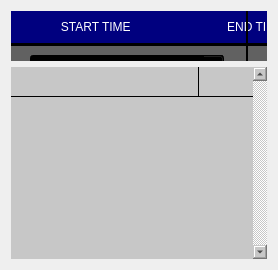
       <widget class="QWidget" name="dsplay_tab">
        <attribute name="title">
         <string>DISPLAY</string>
        </attribute>
        <layout class="QGridLayout" name="gridLayout_5">
         <item row="0" column="0">
          <widget class="QFrame" name="frame_3">
           <property name="sizePolicy">
            <sizepolicy hsizetype="Minimum" vsizetype="Minimum">
             <horstretch>0</horstretch>
             <verstretch>0</verstretch>
            </sizepolicy>
           </property>
           <property name="minimumSize">
            <size>
             <width>0</width>
             <height>50</height>
            </size>
           </property>
           <property name="maximumSize">
            <size>
             <width>16777215</width>
             <height>80</height>
            </size>
           </property>
           <property name="frameShape">
            <enum>QFrame::StyledPanel</enum>
           </property>
           <property name="frameShadow">
            <enum>QFrame::Raised</enum>
           </property>
           <widget class="Line" name="line_13">
            <property name="geometry">
             <rect>
              <x>0</x>
              <y>25</y>
              <width>971</width>
              <height>17</height>
             </rect>
            </property>
            <property name="frameShadow">
             <enum>QFrame::Plain</enum>
            </property>
            <property name="lineWidth">
             <number>3</number>
            </property>
            <property name="orientation">
             <enum>Qt::Horizontal</enum>
            </property>
           </widget>
           <widget class="QLabel" name="label_13">
            <property name="geometry">
             <rect>
              <x>0</x>
              <y>0</y>
              <width>971</width>
              <height>32</height>
             </rect>
            </property>
            <property name="styleSheet">
             <string notr="true">font: 75 bold 10pt &quot;Sans Serif&quot;;
color: rgb(255, 255, 255);
background-color: rgb(0, 0, 127);</string>
            </property>
            <property name="text">
             <string>               START TIME                             END TIME                      MV3D NO                DISPLAY                      BROWSE FILE</string>
            </property>
           </widget>
           <widget class="QLabel" name="label_14">
            <property name="geometry">
             <rect>
              <x>0</x>
              <y>35</y>
              <width>971</width>
              <height>44</height>
             </rect>
            </property>
            <property name="styleSheet">
             <string notr="true">font: 75 bold 10pt &quot;Sans Serif&quot;;
color: rgb(255, 255, 255);
background-color: rgb(97, 97, 97);</string>
            </property>
            <property name="text">
             <string/>
            </property>
           </widget>
           <widget class="QPushButton" name="fault_display_button">
            <property name="geometry">
             <rect>
              <x>615</x>
              <y>44</y>
              <width>131</width>
              <height>26</height>
             </rect>
            </property>
            <property name="font">
             <font>
              <family>Sans Serif</family>
              <pointsize>10</pointsize>
              <weight>50</weight>
              <italic>false</italic>
              <bold>false</bold>
             </font>
            </property>
            <property name="focusPolicy">
             <enum>Qt::StrongFocus</enum>
            </property>
            <property name="styleSheet">
             <string notr="true">background-color: rgb(0, 0, 0);
font: 10pt &quot;Sans Serif&quot;;
color: rgb(255, 255, 255);</string>
            </property>
            <property name="text">
             <string>DISPLAY</string>
            </property>
           </widget>
           <widget class="Line" name="line_14">
            <property name="geometry">
             <rect>
              <x>226</x>
              <y>0</y>
              <width>20</width>
              <height>95</height>
             </rect>
            </property>
            <property name="frameShadow">
             <enum>QFrame::Plain</enum>
            </property>
            <property name="lineWidth">
             <number>2</number>
            </property>
            <property name="orientation">
             <enum>Qt::Vertical</enum>
            </property>
           </widget>
           <widget class="Line" name="line_15">
            <property name="geometry">
             <rect>
              <x>463</x>
              <y>0</y>
              <width>20</width>
              <height>101</height>
             </rect>
            </property>
            <property name="frameShadow">
             <enum>QFrame::Plain</enum>
            </property>
            <property name="lineWidth">
             <number>2</number>
            </property>
            <property name="orientation">
             <enum>Qt::Vertical</enum>
            </property>
           </widget>
           <widget class="QDateTimeEdit" name="faultstartdate_disp">
            <property name="geometry">
             <rect>
              <x>19</x>
              <y>44</y>
              <width>194</width>
              <height>25</height>
             </rect>
            </property>
            <property name="styleSheet">
             <string notr="true">background-color: rgb(0, 0, 0);
font: 10pt &quot;Sans Serif&quot;;
color: rgb(255, 255, 255);</string>
            </property>
            <property name="alignment">
             <set>Qt::AlignLeading|Qt::AlignLeft|Qt::AlignVCenter</set>
            </property>
            <property name="buttonSymbols">
             <enum>QAbstractSpinBox::NoButtons</enum>
            </property>
            <property name="date">
             <date>
              <year>2019</year>
              <month>4</month>
              <day>6</day>
             </date>
            </property>
            <property name="displayFormat">
             <string>ddd dd MMMM yyyy</string>
            </property>
            <property name="calendarPopup">
             <bool>true</bool>
            </property>
           </widget>
           <widget class="QDateTimeEdit" name="faultenddate_disp">
            <property name="geometry">
             <rect>
              <x>257</x>
              <y>44</y>
              <width>194</width>
              <height>25</height>
             </rect>
            </property>
            <property name="styleSheet">
             <string notr="true">background-color: rgb(0, 0, 0);
font: 10pt &quot;Sans Serif&quot;;
color: rgb(255, 255, 255);</string>
            </property>
            <property name="alignment">
             <set>Qt::AlignLeading|Qt::AlignLeft|Qt::AlignVCenter</set>
            </property>
            <property name="date">
             <date>
              <year>2019</year>
              <month>4</month>
              <day>6</day>
             </date>
            </property>
            <property name="displayFormat">
             <string>ddd dd MMMM yyyy</string>
            </property>
            <property name="calendarPopup">
             <bool>true</bool>
            </property>
           </widget>
           <widget class="Line" name="line_16">
            <property name="geometry">
             <rect>
              <x>765</x>
              <y>0</y>
              <width>20</width>
              <height>81</height>
             </rect>
            </property>
            <property name="frameShadow">
             <enum>QFrame::Plain</enum>
            </property>
            <property name="lineWidth">
             <number>2</number>
            </property>
            <property name="orientation">
             <enum>Qt::Vertical</enum>
            </property>
           </widget>
           <widget class="QPushButton" name="fault_browser_button">
            <property name="geometry">
             <rect>
              <x>801</x>
              <y>44</y>
              <width>141</width>
              <height>26</height>
             </rect>
            </property>
            <property name="font">
             <font>
              <family>Sans Serif</family>
              <pointsize>10</pointsize>
              <weight>50</weight>
              <italic>false</italic>
              <bold>false</bold>
             </font>
            </property>
            <property name="styleSheet">
             <string notr="true">background-color: rgb(0, 0, 0);
font: 10pt &quot;Sans Serif&quot;;
color: rgb(255, 255, 255);</string>
            </property>
            <property name="text">
             <string>SEARCH</string>
            </property>
           </widget>
           <widget class="QComboBox" name="grep_mv3d_disp">
            <property name="geometry">
             <rect>
              <x>490</x>
              <y>44</y>
              <width>82</width>
              <height>25</height>
             </rect>
            </property>
            <property name="font">
             <font>
              <family>Sans Serif</family>
              <pointsize>10</pointsize>
              <weight>50</weight>
              <italic>false</italic>
              <bold>false</bold>
             </font>
            </property>
            <property name="styleSheet">
             <string notr="true">background-color: rgb(0, 0, 0);
font: 10pt &quot;Sans Serif&quot;;
color: rgb(255, 255, 255);</string>
            </property>
            <item>
             <property name="text">
              <string>ALL</string>
             </property>
            </item>
            <item>
             <property name="text">
              <string>3D0037</string>
             </property>
            </item>
            <item>
             <property name="text">
              <string>3D0040</string>
             </property>
            </item>
            <item>
             <property name="text">
              <string>3D0035</string>
             </property>
            </item>
            <item>
             <property name="text">
              <string>3D0036</string>
             </property>
            </item>
            <item>
             <property name="text">
              <string>3D0038</string>
             </property>
            </item>
            <item>
             <property name="text">
              <string>3D0039</string>
             </property>
            </item>
            <item>
             <property name="text">
              <string>3D0025</string>
             </property>
            </item>
            <item>
             <property name="text">
              <string>3D0017</string>
             </property>
            </item>
            <item>
             <property name="text">
              <string>3D0023</string>
             </property>
            </item>
            <item>
             <property name="text">
              <string>3D0022</string>
             </property>
            </item>
            <item>
             <property name="text">
              <string>3D0033</string>
             </property>
            </item>
            <item>
             <property name="text">
              <string>3D0032</string>
             </property>
            </item>
            <item>
             <property name="text">
              <string>3D0020</string>
             </property>
            </item>
            <item>
             <property name="text">
              <string>3D0028</string>
             </property>
            </item>
            <item>
             <property name="text">
              <string>3D0021</string>
             </property>
            </item>
            <item>
             <property name="text">
              <string>3D0026</string>
             </property>
            </item>
            <item>
             <property name="text">
              <string>3D0027</string>
             </property>
            </item>
            <item>
             <property name="text">
              <string>3D0024</string>
             </property>
            </item>
            <item>
             <property name="text">
              <string>3D0044</string>
             </property>
            </item>
            <item>
             <property name="text">
              <string>3D0046</string>
             </property>
            </item>
            <item>
             <property name="text">
              <string>3D0043</string>
             </property>
            </item>
            <item>
             <property name="text">
              <string>3D0045</string>
             </property>
            </item>
            <item>
             <property name="text">
              <string>3D0041</string>
             </property>
            </item>
            <item>
             <property name="text">
              <string>3D0042</string>
             </property>
            </item>
           </widget>
           <widget class="Line" name="line_17">
            <property name="geometry">
             <rect>
              <x>580</x>
              <y>0</y>
              <width>20</width>
              <height>81</height>
             </rect>
            </property>
            <property name="frameShadow">
             <enum>QFrame::Plain</enum>
            </property>
            <property name="lineWidth">
             <number>2</number>
            </property>
            <property name="orientation">
             <enum>Qt::Vertical</enum>
            </property>
           </widget>
          </widget>
         </item>
         <item row="1" column="0">
          <widget class="QTableWidget" name="disp_faulttable">
           <property name="sizePolicy">
            <sizepolicy hsizetype="Preferred" vsizetype="Preferred">
             <horstretch>0</horstretch>
             <verstretch>0</verstretch>
            </sizepolicy>
           </property>
           <property name="minimumSize">
            <size>
             <width>0</width>
             <height>0</height>
            </size>
           </property>
           <property name="styleSheet">
            <string notr="true">gridline-color: rgb(0, 0, 0);
background-color: rgb(199, 199, 199);</string>
           </property>
           <property name="frameShape">
            <enum>QFrame::NoFrame</enum>
           </property>
           <property name="verticalScrollBarPolicy">
            <enum>Qt::ScrollBarAlwaysOn</enum>
           </property>
           <property name="horizontalScrollBarPolicy">
            <enum>Qt::ScrollBarAlwaysOff</enum>
           </property>
           <property name="editTriggers">
            <set>QAbstractItemView::NoEditTriggers</set>
           </property>
           <property name="alternatingRowColors">
            <bool>false</bool>
           </property>
           <property name="showGrid">
            <bool>true</bool>
           </property>
           <property name="gridStyle">
            <enum>Qt::SolidLine</enum>
           </property>
           <property name="sortingEnabled">
            <bool>false</bool>
           </property>
           <property name="wordWrap">
            <bool>false</bool>
           </property>
           <property name="rowCount">
            <number>1</number>
           </property>
           <attribute name="horizontalHeaderVisible">
            <bool>false</bool>
           </attribute>
           <attribute name="horizontalHeaderCascadingSectionResizes">
            <bool>true</bool>
           </attribute>
           <attribute name="horizontalHeaderDefaultSectionSize">
            <number>188</number>
           </attribute>
           <attribute name="horizontalHeaderHighlightSections">
            <bool>true</bool>
           </attribute>
           <attribute name="horizontalHeaderMinimumSectionSize">
            <number>30</number>
           </attribute>
           <attribute name="horizontalHeaderShowSortIndicator" stdset="0">
            <bool>false</bool>
           </attribute>
           <attribute name="horizontalHeaderStretchLastSection">
            <bool>false</bool>
           </attribute>
           <attribute name="verticalHeaderVisible">
            <bool>false</bool>
           </attribute>
           <row/>
           <column>
            <property name="text">
             <string>DATE</string>
            </property>
            <property name="font">
             <font>
              <weight>75</weight>
              <bold>true</bold>
             </font>
            </property>
            <property name="textAlignment">
             <set>AlignHCenter|AlignVCenter|AlignCenter</set>
            </property>
            <property name="background">
             <color>
              <red>0</red>
              <green>85</green>
              <blue>255</blue>
             </color>
            </property>
           </column>
           <column>
            <property name="text">
             <string>MV3D NO</string>
            </property>
            <property name="font">
             <font>
              <weight>75</weight>
              <bold>true</bold>
             </font>
            </property>
            <property name="textAlignment">
             <set>AlignHCenter|AlignVCenter|AlignCenter</set>
            </property>
            <property name="background">
             <color>
              <red>0</red>
              <green>85</green>
              <blue>255</blue>
             </color>
            </property>
           </column>
           <column>
            <property name="text">
             <string>FAULT CAUSE</string>
            </property>
            <property name="font">
             <font>
              <weight>75</weight>
              <bold>true</bold>
             </font>
            </property>
            <property name="textAlignment">
             <set>AlignHCenter|AlignVCenter|AlignCenter</set>
            </property>
            <property name="background">
             <color>
              <red>0</red>
              <green>85</green>
              <blue>255</blue>
             </color>
            </property>
           </column>
           <column>
            <property name="text">
             <string>FAULT START</string>
            </property>
            <property name="font">
             <font>
              <weight>75</weight>
              <bold>true</bold>
             </font>
            </property>
            <property name="textAlignment">
             <set>AlignHCenter|AlignVCenter|AlignCenter</set>
            </property>
            <property name="background">
             <color>
              <red>0</red>
              <green>85</green>
              <blue>255</blue>
             </color>
            </property>
           </column>
           <column>
            <property name="text">
             <string>FAULT END</string>
            </property>
            <property name="font">
             <font>
              <weight>75</weight>
              <bold>true</bold>
             </font>
            </property>
            <property name="textAlignment">
             <set>AlignHCenter|AlignVCenter|AlignCenter</set>
            </property>
            <property name="background">
             <color>
              <red>0</red>
              <green>85</green>
              <blue>255</blue>
             </color>
            </property>
           </column>
           <column>
            <property name="text">
             <string>DURATION</string>
            </property>
            <property name="font">
             <font>
              <weight>75</weight>
              <bold>true</bold>
             </font>
            </property>
            <property name="textAlignment">
             <set>AlignHCenter|AlignVCenter|AlignCenter</set>
            </property>
            <property name="background">
             <color>
              <red>0</red>
              <green>85</green>
              <blue>255</blue>
             </color>
            </property>
           </column>
          </widget>
         </item>
        </layout>
       </widget>
